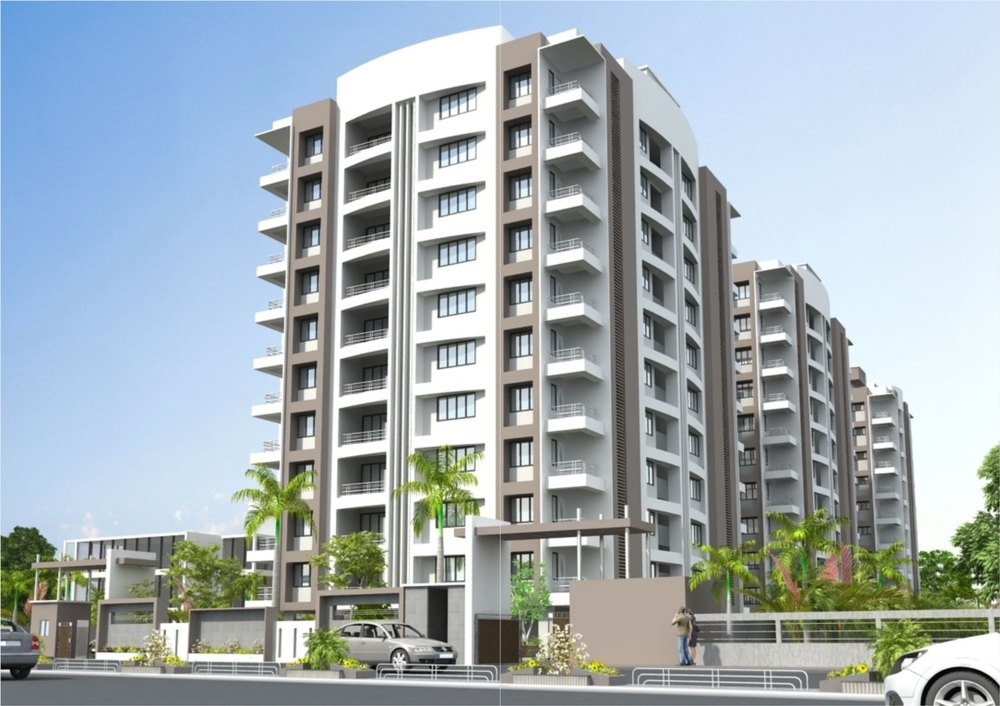
#> input picture samples/images/00_exterior.jpg, 1000 x 706 px
$ python -i imaging.py   (imports and definitions only)   (older library calls are emulated)
#> lines starting #> are read from the running program, lines starting #| are printed output that depends on the picture
"""Image ingestion: orientation, quality scoring, near-duplicate detection, saliency-based focal point."""
from __future__ import annotations

import logging
from dataclasses import dataclass, field
from pathlib import Path

import cv2
import numpy as np
from PIL import Image, ImageOps

from .errors import InputError

log = logging.getLogger(__name__)
MAX_SIDE = 2600
MIN_SIDE_REJECT = 240


@dataclass
class ImageAsset:
    name: str
    bgr: np.ndarray                      # uint8 HxWx3
    quality: float = 0.0                 # 0..1 composite
    sharpness: float = 0.0
    exposure: float = 0.0
    brightness: float = 0.5
    focal: tuple[float, float] = (0.5, 0.5)
    alt_focal: tuple[float, float] = (0.5, 0.5)   # secondary region for "detail" crops
    phash: int = 0
    synthetic: bool = False
    warnings: list[str] = field(default_factory=list)

    # [59 lines left out: functions aspect, summary, _saliency, _focal_points, _phash, not called in this run]


def hamming(a: int, b: int) -> int:
    return bin(a ^ b).count("1")


def load_asset(path: Path) -> ImageAsset:
#> called with path = '../../samples/images/00_exterior.jpg'
    try:
        with Image.open(path) as im:
#> im is the input picture: PIL image 1000x706 RGB; mean R, G, B 161.6, 173.2, 178.9
            im = ImageOps.exif_transpose(im)
            if im.mode in ("RGBA", "LA", "P"):
                im = im.convert("RGBA")
                bg = Image.new("RGBA", im.size, (255, 255, 255, 255))
                im = Image.alpha_composite(bg, im)
            rgb = np.array(im.convert("RGB"))
    except Exception as e:  # corrupt / truncated / unsupported
        raise InputError(f"Cannot read image '{path.name}': {type(e).__name__}") from None
    bgr = cv2.cvtColor(rgb, cv2.COLOR_RGB2BGR)
    h, w = bgr.shape[:2]
#> h = 706; w = 1000
    if min(h, w) < MIN_SIDE_REJECT:
        raise InputError(f"Image '{path.name}' is too small ({w}x{h}); need at least {MIN_SIDE_REJECT}px.")
    if max(h, w) > MAX_SIDE:
        f = MAX_SIDE / max(h, w)
        bgr = cv2.resize(bgr, (int(w * f), int(h * f)), interpolation=cv2.INTER_AREA)
        h, w = bgr.shape[:2]

    gray = cv2.cvtColor(bgr, cv2.COLOR_BGR2GRAY)
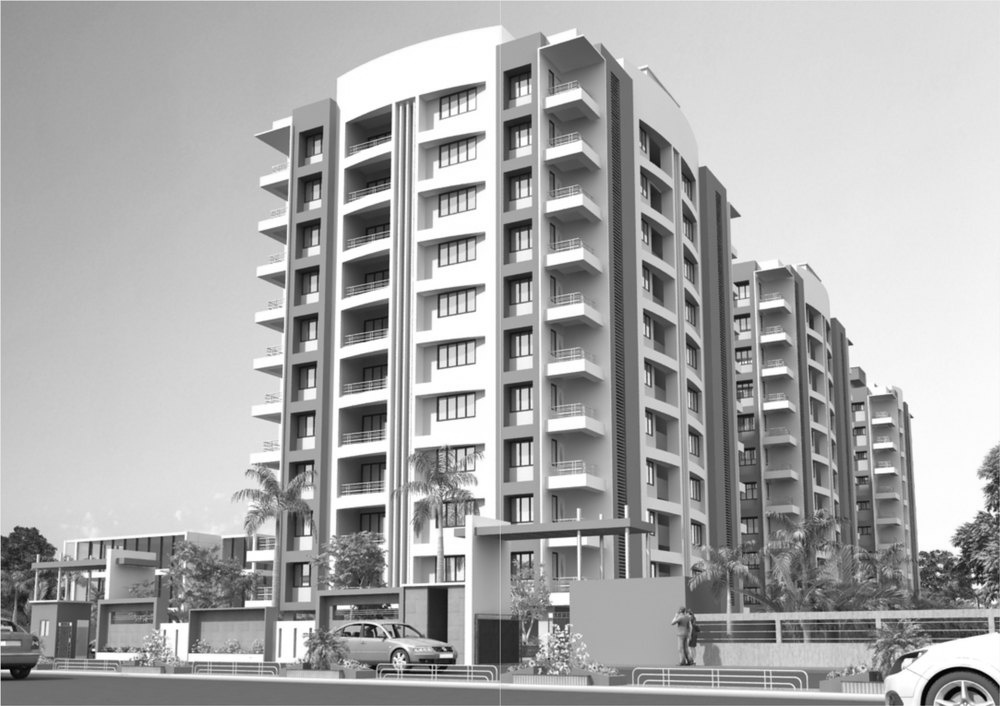
#> gray: shape (706, 1000); min 0, max 255, mean 170.4
    small = cv2.resize(gray, (512, int(512 * h / w)) if w >= h else (int(512 * w / h), 512), interpolation=cv2.INTER_AREA)
    lap = float(cv2.Laplacian(small, cv2.CV_64F).var())
#> lap = 1451.4
    sharp = float(min(1.0, np.log1p(lap) / np.log1p(250)))
#> sharp = 1
    bright = float(small.mean() / 255.0)
#> bright = 0.668
    exposure = float(np.clip(1 - abs(bright - 0.5) * 1.8, 0, 1))
#> exposure = 0.697
    res = float(min(1.0, min(h, w) / 1080))
#> res = 0.654
    quality = 0.45 * sharp + 0.25 * exposure + 0.30 * res
#> quality = 0.82

#> (the run stopped early here; a loop or call above may not have finished)

$ run again, on samples/images/02_living_room.jpg
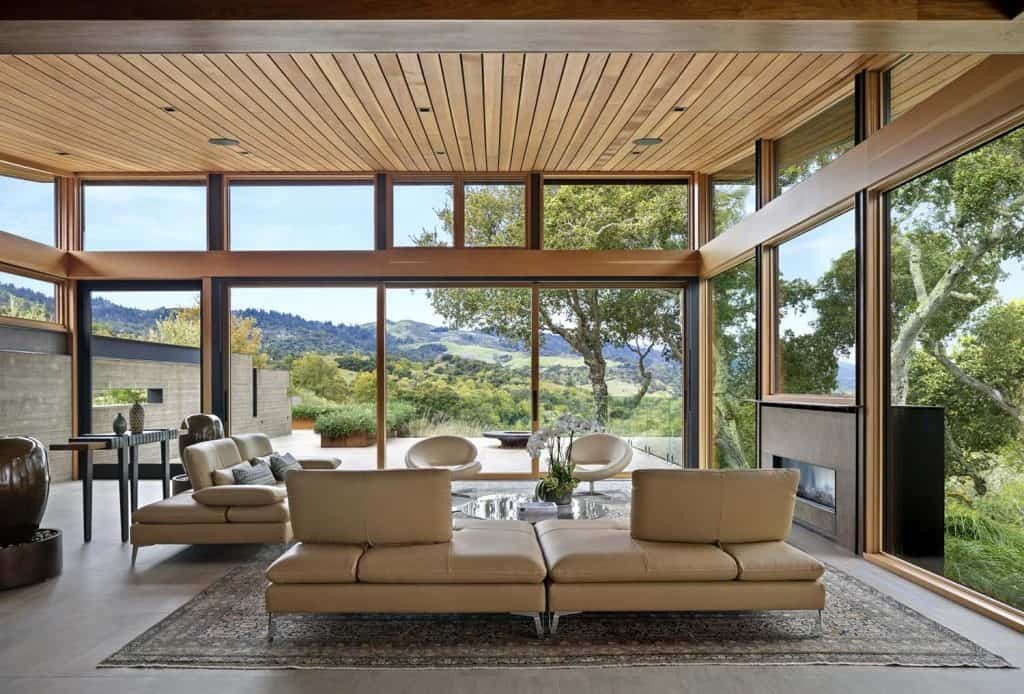
#> input picture samples/images/02_living_room.jpg, 1024 x 694 px
#> in load_asset, im is the input picture: PIL image 1024x694 RGB; mean R, G, B 131, 122.1, 104.4
#> in load_asset, `gray = cv2.cvtColor(bgr, cv2.COLOR_BGR2GRAY)`:
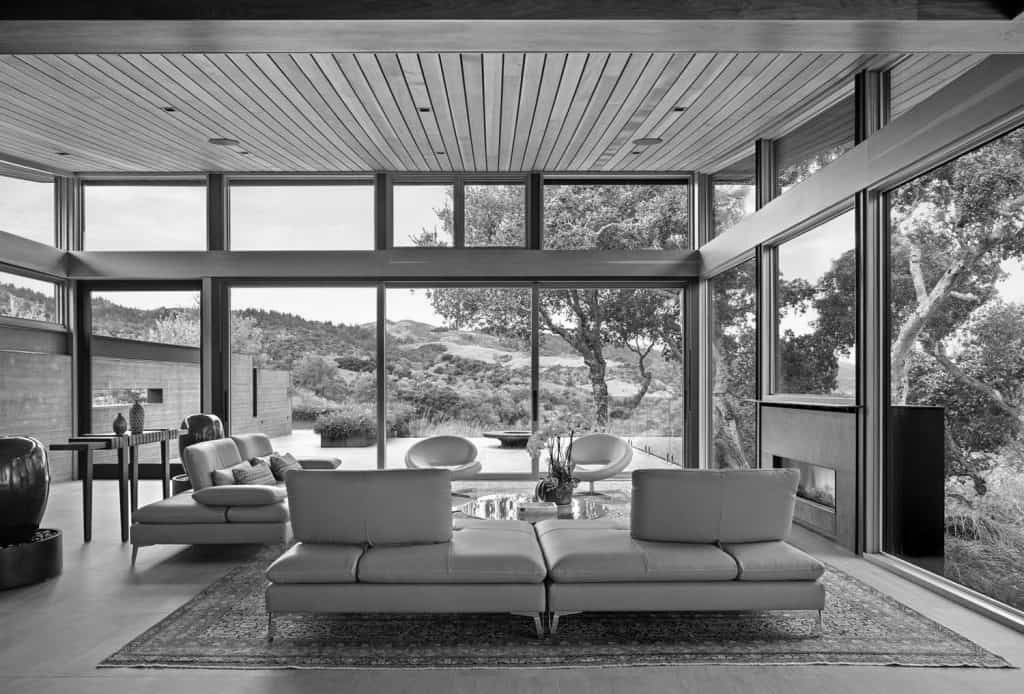
#> gray: shape (694, 1024); min 0, max 255, mean 122.8
#> lap = 2604.2
#> sharp = 1
#> bright = 0.482
#> exposure = 0.968
#> quality = 0.885

$ run again, on samples/images/balcony.jpg
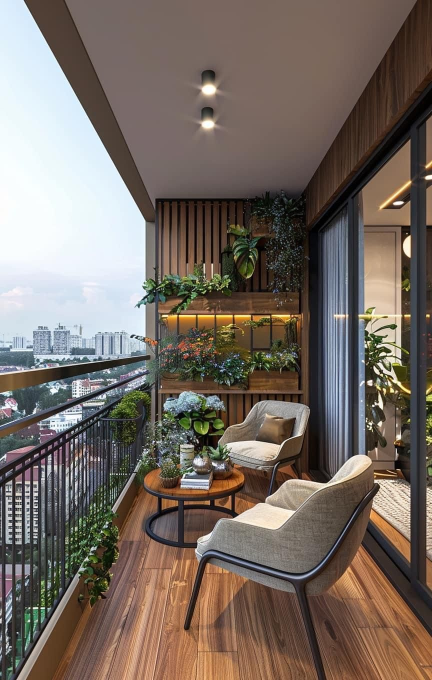
#> input picture samples/images/balcony.jpg, 864 x 1360 px (shown at 1/2 size)
#> in load_asset, im is the input picture: PIL image 864x1360 RGB; mean R, G, B 118.6, 107.2, 98.7
#> in load_asset, `gray = cv2.cvtColor(bgr, cv2.COLOR_BGR2GRAY)`:
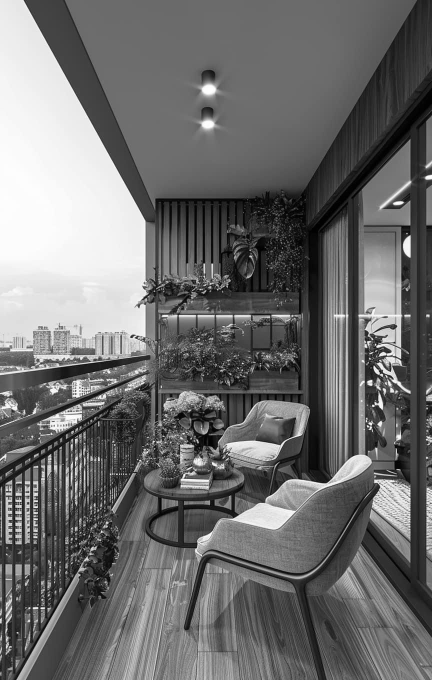
#> gray: shape (1360, 864) (shown at 1/2 size); min 0, max 255, mean 109.6
#> in load_asset, `small = cv2.resize(gray, (512, int(512 * h / w)) if w >= h else (int(5..`:
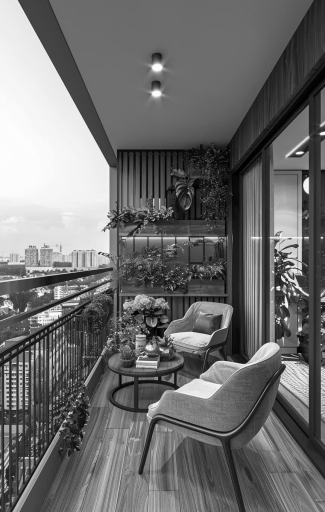
#> small: shape (512, 325); min 0, max 254, mean 109.6
#> lap = 2207.5
#> sharp = 1
#> bright = 0.43
#> exposure = 0.874
#> quality = 0.908
